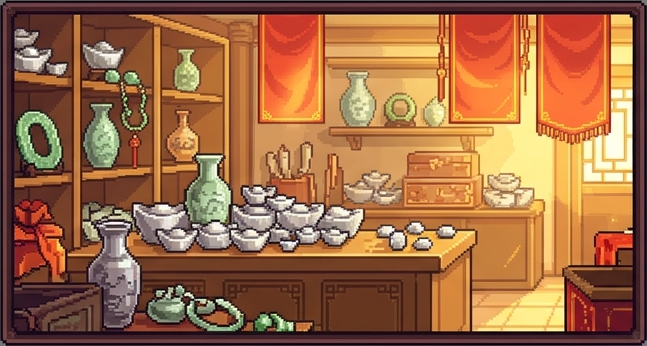
#> input picture asset/endings/ending_grade_a.png, 647 x 346 px
$ python -i batch_process_assets.py   (imports and definitions only)
#> lines starting #> are read from the running program, lines starting #| are printed output that depends on the picture
#> further down, picture is the input picture: PIL image 647x346 RGB; mean R, G, B 158.8, 105.8, 69.3
#!/usr/bin/env python3
"""
《子时当：阴阳当铺》AI 2D 游戏美术资产批量后处理脚本
=====================================================
功能：
1. 自动抠图：优先使用 rembg（支持 BiRefNet / u2net 等模型）；无 rembg 时支持纯色底（中灰/深黑）快速色键抠图回退。
2. 边缘去杂色（Alpha Defringe）：消除 AI 抠图常见的白边/灰边毛刺。
3. 统一中式暗黑民俗色温（Color Grading）：对齐阴影墨青、高光暖琥珀、适度降饱和 + 微弱宣纸颗粒感。
4. 规范画布尺寸与居中留白：道具按方形透明 PNG 居中排版；立绘按半身竖幅底部对齐（贴合柜台木窗）。
5. 自动导出资产清单 JSON（含尺寸、锚点建议），方便 Unity / Godot 直接导入。

依赖安装（在本地开发环境运行）：
    pip install pillow numpy
    pip install rembg onnxruntime   # 可选：高精度 AI 抠图，推荐配合 BiRefNet 模型

使用示例：
    # 处理货品道具（512x512，居中留白 10%，使用 rembg 抠图）
    python3 batch_process_assets.py --input ./raw_props --output ./out_props --mode prop --size 512

    # 处理半身立绘（768x1024，底部对齐，仅统一色温不抠图）
    python3 batch_process_assets.py --input ./raw_npcs --output ./out_npcs --mode portrait --bg-mode none --width 768 --height 1024
"""

from __future__ import annotations

import argparse
import json
from pathlib import Path
from typing import Optional, Tuple

import numpy as np
from PIL import Image, ImageFilter

SUPPORTED_EXTS = {".png", ".jpg", ".jpeg", ".webp"}


# [43 lines left out: functions remove_background_rembg, remove_background_chroma, not called in this run]


def defringe_alpha(img: Image.Image, erode_px: int = 1, alpha_cutoff: int = 18) -> Image.Image:
    """
    边缘去白边/灰边（Alpha Defringe）：
    轻微收缩半透明外缘并清除极低透明度噪点，防止道具摆在深色柜台上出现亮边。
    """
#> called with erode_px = 1, alpha_cutoff = 18
    rgba = img.convert("RGBA")
    r, g, b, a = rgba.split()
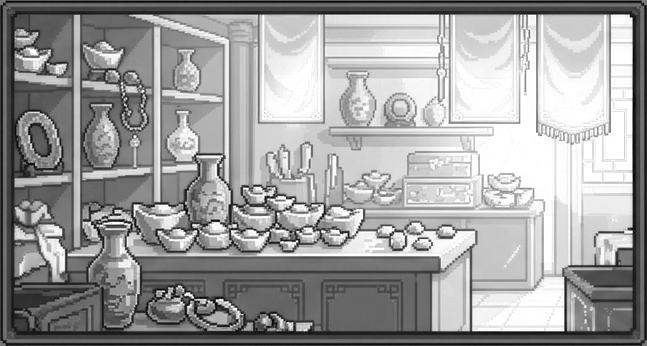
#> r: PIL image 647x346 L; min 0, max 255, mean 158.8
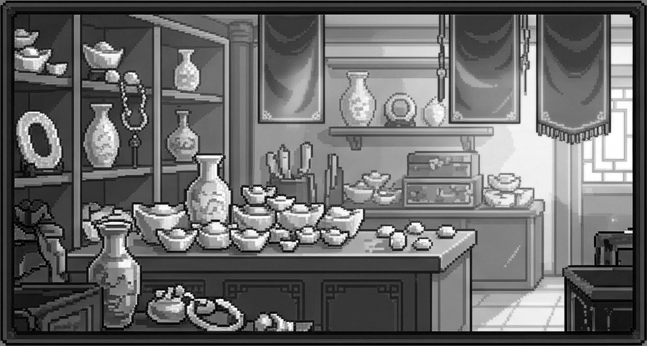
#> g: PIL image 647x346 L; min 0, max 255, mean 105.8
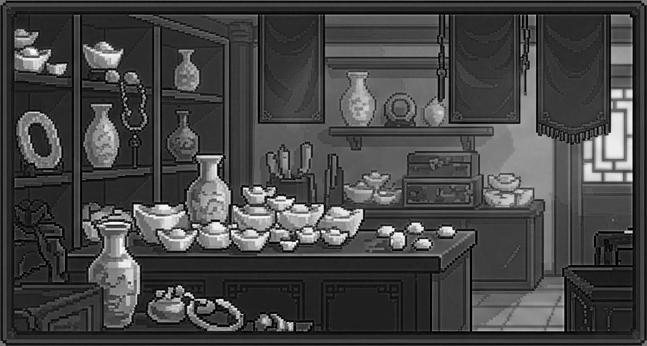
#> b: PIL image 647x346 L; min 0, max 255, mean 69.3
#> a: PIL image 647x346 L; every value is 255

    if erode_px > 0:
        a = a.filter(ImageFilter.MinFilter(size=erode_px * 2 + 1))

    a_arr = np.asarray(a, dtype=np.uint8).copy()
    a_arr[a_arr < alpha_cutoff] = 0
    a_clean = Image.fromarray(a_arr, mode="L")
    return Image.merge("RGBA", (r, g, b, a_clean))


# [193 lines left out: functions apply_folklore_color_grade, add_subtle_outline, fit_to_canvas, process_directory, parse_args, main, not called in this run]


# [2 lines not run here, left out]

>>> from PIL import Image
>>> picture = Image.open('../endings/ending_grade_a.png')
>>> result = defringe_alpha(picture)

$ run again, on asset/endings/ending_grade_c.png
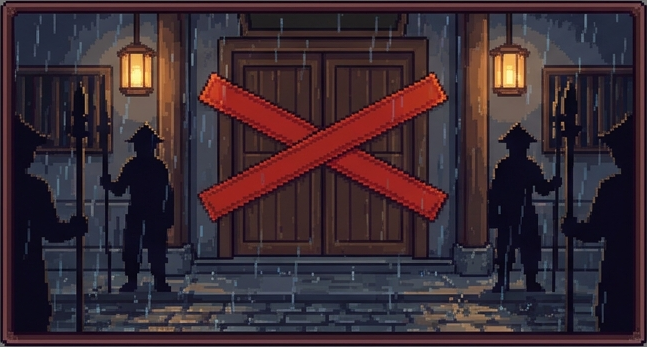
#> input picture asset/endings/ending_grade_c.png, 647 x 347 px
#> picture is the input picture: PIL image 647x347 RGB; mean R, G, B 59.3, 43.2, 51
#> in defringe_alpha, `r, g, b, a = rgba.split()`:
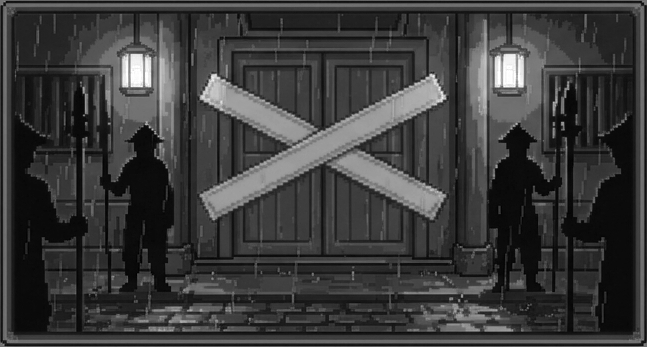
#> r: PIL image 647x347 L; min 0, max 255, mean 59.3
#> in defringe_alpha, `r, g, b, a = rgba.split()`:
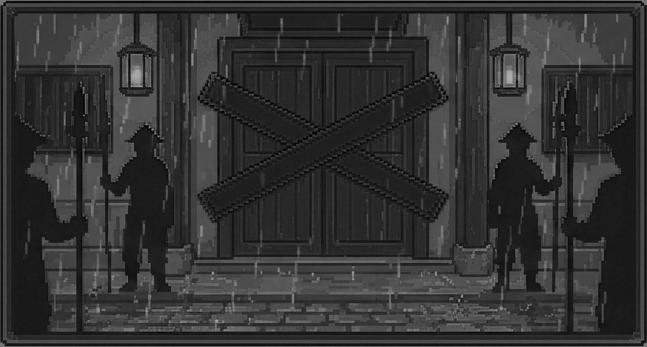
#> b: PIL image 647x347 L; min 0, max 175, mean 51
#> a: PIL image 647x347 L; every value is 255

$ run again, on asset/endings/ending_grade_d.png
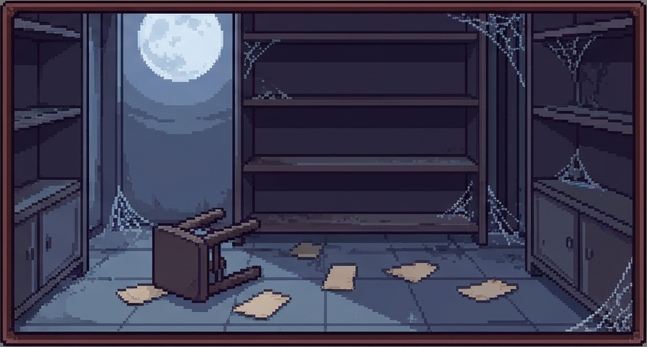
#> input picture asset/endings/ending_grade_d.png, 647 x 347 px
#> picture is the input picture: PIL image 647x347 RGB; mean R, G, B 60.4, 58.6, 80.5
#> in defringe_alpha, `r, g, b, a = rgba.split()`:
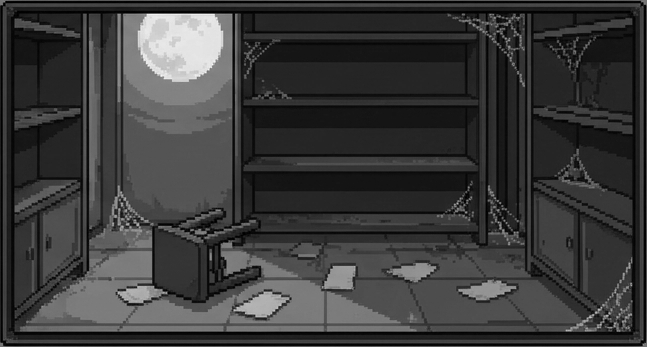
#> g: PIL image 647x347 L; min 0, max 249, mean 58.6
#> in defringe_alpha, `r, g, b, a = rgba.split()`:
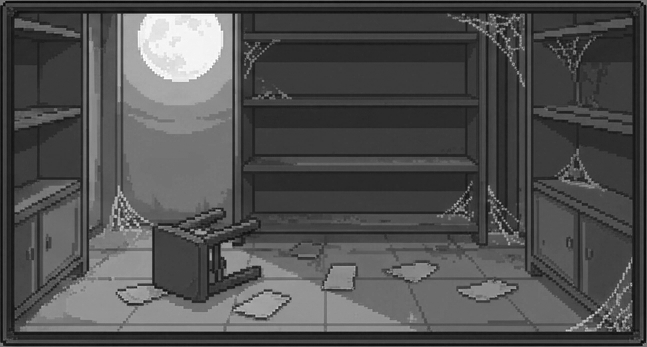
#> b: PIL image 647x347 L; min 8, max 255, mean 80.5
#> a: PIL image 647x347 L; every value is 255
